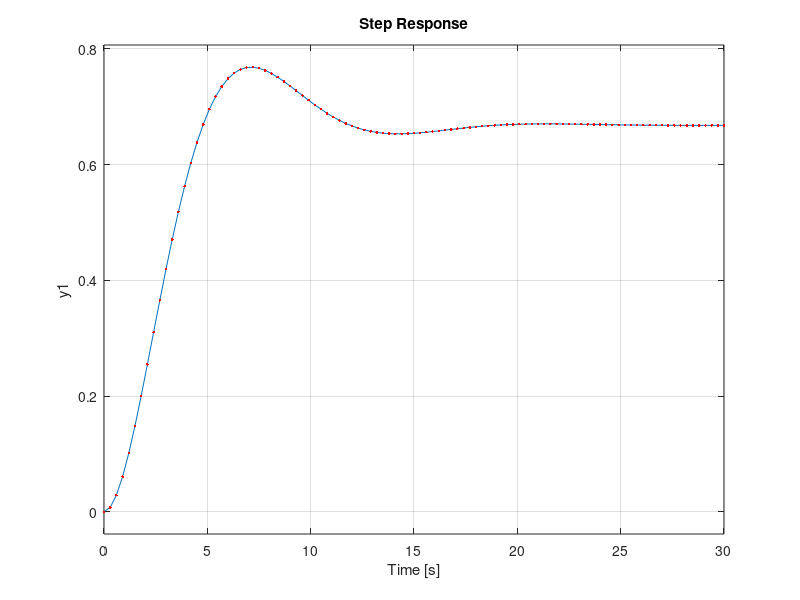

The MATLAB source for this figure:
clc
clear
close all

%------------punto 1---------

%---------parametros----

Ra=1;
Da=1;
Kb=1;
Kt=1;
Ja=1;
J=1;
R=2;
fv=1;
N1=10;
N2=20;

i=1; %selección de caso para el if
if i==1
    %----ejemplo con SO% y un Ts en particular----
    SO=15;
    Ts=15;
    %-------se despejan apropiadamente las ecuaciones del SO% y del tiempo de
    %estabilización y se encuentra zeta y omega_n para el caso------------
    u=SO/100;
    u=(log(u))^2;
    e=sqrt(u/(pi^2+u)); %0.2
    wn=4/(Ts*e); %1
    
    %encontrando los parametros de M y K
    M=(6/(e*wn)-5)/4
    K=(5+4*M)*wn^2
else
    %----ejemplo con un Ts en particular----
    Ts=150; %Ts=4tao ---- tao dominante---
    tao1=Ts/4;  %dará el polo dominante
    tao2= tao1/100; % dará el polo despreciable
    %variables a usar cuando se conecta en cascada los dos sistemas de
    %primer orden
    a1= (tao2+tao1)/(tao1*tao2);
    a2= 1/(tao1*tao2);
    %encontrando los parametros de M y K
    M=(12/a1-5)/4
    K=a2*(5+4*M)
end


h=tf(Kt*R/Ra*(N2/N1), [J+Ja*(N2/N1)^2+M*R^2 fv*R^2+Da*(N2/N1)^2+Kt*Kb/Ra*(N2/N1)^2 K]);

h2=tf(4,[5+4*M 12 K]);

step(h)
hold on
step(h2,'.r')



%------------punto 1---------

%------------punto 2---------
M1=2;
M2=3;
J1=0.5;
K1=1000;
R1=0.3;
R2=0.025;
K2=5000;
K3=1200;
B=4500;



%------------punto 2---------

